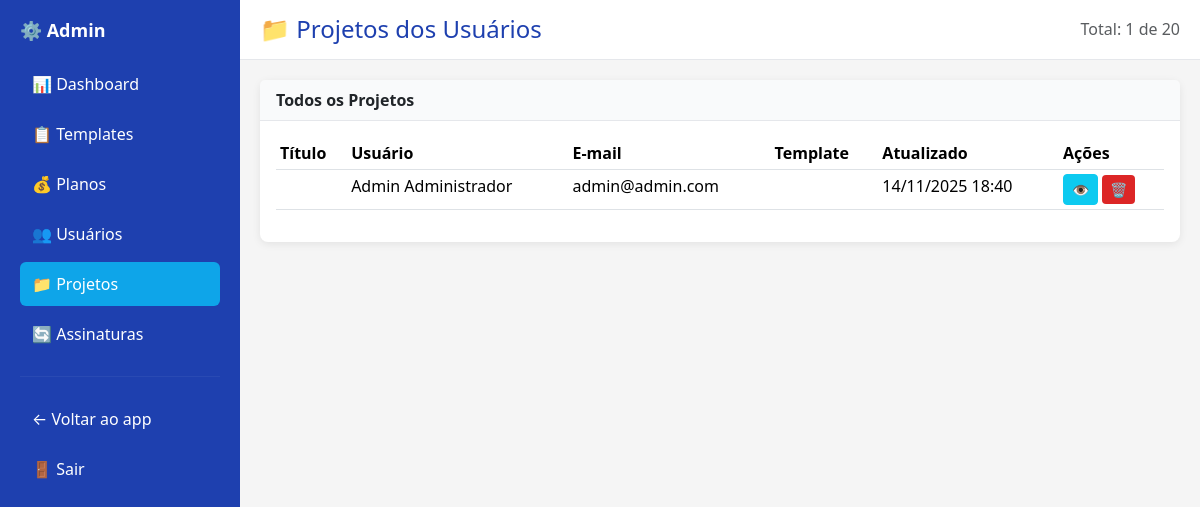
The app's page /projects (signed in), older data.
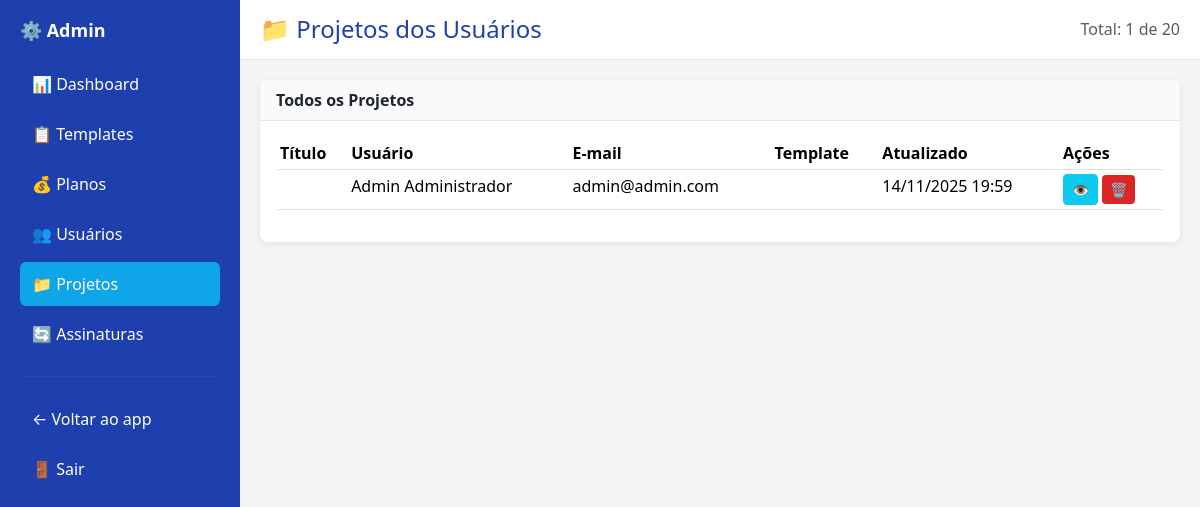
The same page, newer data.
### tables this page shows
CREATE TABLE projects (
                id INTEGER PRIMARY KEY AUTOINCREMENT,
                user_id INTEGER NOT NULL,
                template_id INTEGER,
                name TEXT NOT NULL,
                description TEXT,
                custom_domain TEXT UNIQUE,
                subdomain TEXT UNIQUE,
                preview_url TEXT,
                published_url TEXT,
                html_content LONGTEXT,
                downloads_count INTEGER DEFAULT 0,
                views_count INTEGER DEFAULT 0,
                status TEXT DEFAULT 'draft' CHECK(status IN ('draft', 'published', 'archived', 'deleted')),
                is_published INTEGER DEFAULT 0,
                created_at DATETIME DEFAULT CURRENT_TIMESTAMP,
                updated_at DATETIME DEFAULT CURRENT_TIMESTAMP,
                deleted_at DATETIME,
                FOREIGN KEY (user_id) REFERENCES users(id) ON DELETE CASCADE,
                FOREIGN KEY (template_id) REFERENCES templates_library(id) ON DELETE SET NULL
            );

CREATE TABLE users (
                id INTEGER PRIMARY KEY AUTOINCREMENT,
                name TEXT NOT NULL,
                email TEXT UNIQUE NOT NULL,
                password TEXT NOT NULL,
                role TEXT DEFAULT 'user' CHECK(role IN ('user', 'admin')),
                domains_used INTEGER DEFAULT 0,
                subdomains_used INTEGER DEFAULT 0,
                status TEXT DEFAULT 'active' CHECK(status IN ('active', 'inactive', 'suspended')),
                created_at DATETIME DEFAULT CURRENT_TIMESTAMP,
                updated_at DATETIME DEFAULT CURRENT_TIMESTAMP,
                deleted_at DATETIME
            );

### app/controllers/AdminController.php (called while the page is built, shortened)
<?php
class AdminController
{
    private $pdo;
    public function __construct()
    {
        $this->pdo = require __DIR__ . '/../../config/database.php';
    }
    public function projects()
    {
        $page = (int)($_GET['page'] ?? 1);
        $perPage = 20;
        $offset = ($page - 1) * $perPage;
        $total = $this->pdo->query("SELECT COUNT(*) FROM projects")->fetchColumn();
        $projects = $this->pdo->query("
            SELECT p.*, u.name as user_name, u.email
            FROM projects p
            JOIN users u ON p.user_id = u.id
            ORDER BY p.updated_at DESC LIMIT $perPage OFFSET $offset
        ")->fetchAll(\PDO::FETCH_ASSOC);
        include __DIR__ . '/../Views/admin/projects.php';
    }
}

### public/index.php (called while the page is built, shortened)
<?php
require_once __DIR__ . '/../config/routes.php';

### config/database.php (called while the page is built, shortened)
<?php
$dbFile = __DIR__ . '/../database/app.db';
try {
    $pdo = new \PDO('sqlite:' . $dbFile);
    $pdo->setAttribute(\PDO::ATTR_ERRMODE, \PDO::ERRMODE_EXCEPTION);
    $pdo->exec('PRAGMA foreign_keys = ON');
    return $pdo;
} catch (\PDOException $e) {
    die('Erro ao conectar ao banco SQLite: ' . $e->getMessage());
}

### app/views/admin/projects.php (the view, shortened to what this page needs)
<!DOCTYPE html>
<html lang="pt-BR">
<head>
    <link href="https://cdn.jsdelivr.net/npm/bootstrap@5.3.2/dist/css/bootstrap.min.css" rel="stylesheet">
</head>
<body>
    <div class="sidebar">
        <h4>⚙️ Admin</h4>
        <a href="/admin">📊 Dashboard</a>
        <a href="/admin/templates">📋 Templates</a>
        <a href="/admin/plans">💰 Planos</a>
        <a href="/admin/users">👥 Usuários</a>
        <a href="/admin/projects" class="active">📁 Projetos</a>
        <a href="/admin/subscriptions">🔄 Assinaturas</a>
        <hr style="border-color: rgba(255,255,255,0.2); margin: 20px 0;">
        <a href="/projects">← Voltar ao app</a>
        <a href="/logout">🚪 Sair</a>
    </div>
    <div class="main-content">
        <div class="topbar">
            <h2>📁 Projetos dos Usuários</h2>
            <span class="text-muted">Total: <?= count($projects) ?> de <?= ceil($total / 20) * 20 ?></span>
        </div>
        <div class="content-area">
            <div class="card">
                <div class="card-header">
                    Todos os Projetos
                </div>
                <div class="card-body">
                    <table class="table table-hover table-sm">
                        <thead>
                            <tr>
                                <th>Título</th>
                                <th>Usuário</th>
                                <th>E-mail</th>
                                <th>Template</th>
                                <th>Atualizado</th>
                                <th>Ações</th>
                            </tr>
                        </thead>
                        <tbody>
                            <?php foreach ($projects as $proj): ?>
                            <tr>
                                <td><?= htmlspecialchars($proj['title']) ?></td>
                                <td><?= htmlspecialchars($proj['user_name']) ?></td>
                                <td><?= htmlspecialchars($proj['email']) ?></td>
                                <td><code><?= htmlspecialchars($proj['template']) ?></code></td>
                                <td><?= date('d/m/Y H:i', strtotime($proj['updated_at'])) ?></td>
                                <td>
                                    <a href="/editor?id=<?= $proj['id'] ?>" class="btn btn-sm btn-info"
                                        target="_blank">👁️</a>
                                    <button class="btn btn-sm btn-danger"
                                        onclick="deleteProject(<?= $proj['id'] ?>)">🗑️</button>
                                </td>
                            </tr>
                            <?php endforeach; ?>
                        </tbody>
                    </table>
                </div>
            </div>
        </div>
    </div>
</body>
</html>

Row changes from the older to the newer data that the page shows:
changed projects "Admin Administrador": updated_at "14/11/2025 18:40" → "14/11/2025 19:59"
